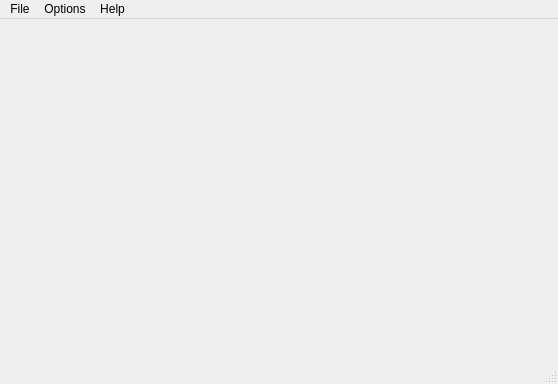
<?xml version="1.0" encoding="UTF-8"?>
<ui version="4.0">
 <class>windowClass</class>
 <widget class="QMainWindow" name="windowClass">
  <property name="geometry">
   <rect>
    <x>0</x>
    <y>0</y>
    <width>558</width>
    <height>384</height>
   </rect>
  </property>
  <property name="windowTitle">
   <string>Obj Model Viewer</string>
  </property>
  <property name="windowIcon">
   <iconset resource="resources.qrc">
    <normaloff>:/window/resources/icon.png</normaloff>:/window/resources/icon.png</iconset>
  </property>
  <widget class="QWidget" name="centralWidget"/>
  <widget class="QMenuBar" name="menuBar">
   <property name="geometry">
    <rect>
     <x>0</x>
     <y>0</y>
     <width>558</width>
     <height>26</height>
    </rect>
   </property>
   <widget class="QMenu" name="menuFile">
    <property name="title">
     <string>File</string>
    </property>
    <addaction name="actionOpen"/>
    <addaction name="separator"/>
    <addaction name="actionExit"/>
   </widget>
   <widget class="QMenu" name="menuOptions">
    <property name="title">
     <string>Options</string>
    </property>
    <addaction name="actionWireframe"/>
    <addaction name="actionSmooth"/>
    <addaction name="separator"/>
    <addaction name="actionSliders"/>
    <addaction name="actionStatistics"/>
    <addaction name="separator"/>
    <addaction name="actionPerspective"/>
    <addaction name="actionBg_color"/>
   </widget>
   <widget class="QMenu" name="menuHelp">
    <property name="title">
     <string>Help</string>
    </property>
    <addaction name="actionAbout"/>
   </widget>
   <addaction name="menuFile"/>
   <addaction name="menuOptions"/>
   <addaction name="menuHelp"/>
  </widget>
  <widget class="QStatusBar" name="statusBar"/>
  <action name="actionOpen">
   <property name="text">
    <string>Open</string>
   </property>
  </action>
  <action name="actionSmooth">
   <property name="checkable">
    <bool>true</bool>
   </property>
   <property name="checked">
    <bool>true</bool>
   </property>
   <property name="enabled">
    <bool>true</bool>
   </property>
   <property name="text">
    <string>smooth</string>
   </property>
  </action>
  <action name="actionBg_color">
   <property name="text">
    <string>bg color</string>
   </property>
  </action>
  <action name="actionSliders">
   <property name="checkable">
    <bool>true</bool>
   </property>
   <property name="checked">
    <bool>true</bool>
   </property>
   <property name="enabled">
    <bool>true</bool>
   </property>
   <property name="text">
    <string>sliders</string>
   </property>
  </action>
  <action name="actionExit">
   <property name="text">
    <string>Exit</string>
   </property>
  </action>
  <action name="actionAbout">
   <property name="text">
    <string>About</string>
   </property>
  </action>
  <action name="actionStatistics">
   <property name="checkable">
    <bool>true</bool>
   </property>
   <property name="checked">
    <bool>true</bool>
   </property>
   <property name="text">
    <string>statistics</string>
   </property>
  </action>
  <action name="actionWireframe">
   <property name="checkable">
    <bool>true</bool>
   </property>
   <property name="checked">
    <bool>false</bool>
   </property>
   <property name="text">
    <string>wireframe</string>
   </property>
  </action>
  <action name="actionPerspective">
   <property name="checkable">
    <bool>true</bool>
   </property>
   <property name="checked">
    <bool>true</bool>
   </property>
   <property name="text">
    <string>perspective</string>
   </property>
  </action>
 </widget>
 <layoutdefault spacing="6" margin="11"/>
 <resources>
  <include location="resources.qrc"/>
 </resources>
 <connections/>
</ui>
